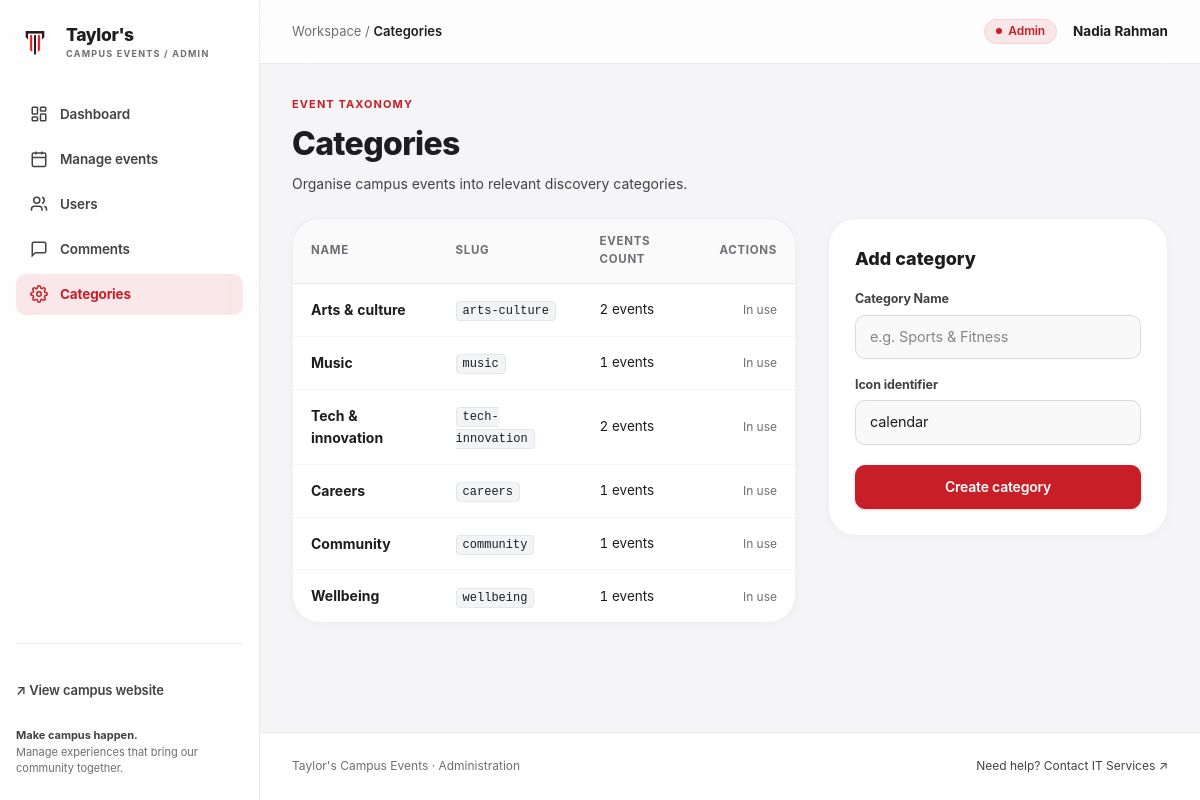
Screenshot of /admin/categories.php (signed in) with the database file from the repository.
### tables this page shows
CREATE TABLE IF NOT EXISTS `users` (
  `id` INT AUTO_INCREMENT PRIMARY KEY,
  `name` VARCHAR(100) NOT NULL,
  `preferred_name` VARCHAR(100) NULL,
  `email` VARCHAR(150) NOT NULL UNIQUE,
  `password_hash` VARCHAR(255) NOT NULL,
  `role` ENUM('user', 'admin') NOT NULL DEFAULT 'user',
  `status` ENUM('active', 'suspended') NOT NULL DEFAULT 'active',
  `avatar` VARCHAR(255) NULL,
  `phone` VARCHAR(30) NULL,
  `faculty` VARCHAR(150) NULL,
  `created_at` TIMESTAMP DEFAULT CURRENT_TIMESTAMP
);

CREATE TABLE IF NOT EXISTS `categories` (
  `id` INT AUTO_INCREMENT PRIMARY KEY,
  `name` VARCHAR(100) NOT NULL UNIQUE,
  `slug` VARCHAR(100) NOT NULL UNIQUE,
  `icon` VARCHAR(50) DEFAULT 'calendar'
);

### includes/auth.php (called while the page is built, shortened)
<?php
function is_logged_in(): bool {
    return !empty($_SESSION['user_id']);
}
function current_user(): ?array {
    $db = get_db_connection();
    $stmt = $db->prepare("SELECT id, name, preferred_name, email, role, status, avatar, phone, faculty, created_at FROM users WHERE id = :id LIMIT 1");
    $stmt->execute([':id' => $_SESSION['user_id']]);
    $user = $stmt->fetch();
    return $user;
}
function require_login(?string $redirect = null): array {
    $user = current_user();
    return $user;
}
function require_admin(): array {
    $user = require_login();
    return $user;
}

### admin/categories.php (the view, shortened to what this page needs)
<?php
$admin_breadcrumb = "Categories";
require_once __DIR__ . '/sidebar.php';
$db = get_db_connection();
$categories = $db->query("
    SELECT c.*, COUNT(e.id) as event_count
    FROM categories c
    LEFT JOIN events e ON c.id = e.category_id
    GROUP BY c.id
    ORDER BY c.id ASC
")->fetchAll();
?>
<div style="display:flex; align-items:flex-end; justify-content:space-between; margin-bottom: 24px;">
    <div>
        <div style="font-size: 11px; font-weight: 700; color: var(--color-primary); letter-spacing: 0.1em; text-transform: uppercase; margin-bottom: 6px;">
            EVENT TAXONOMY
        </div>
        <h1 style="font-size: 32px; font-weight: 800; letter-spacing: -0.02em; margin-bottom: 4px;">
            Categories
        </h1>
        <p style="font-size: 14px; color: var(--text-secondary);">
            Organise campus events into relevant discovery categories.
        </p>
    </div>
</div>
<div style="display:grid; grid-template-columns: 1fr 340px; gap: 32px; align-items:start;">
    <div class="info-card-box" style="padding:0; overflow:hidden;">
        <table class="data-table">
            <thead>
                <tr>
                    <th>NAME</th>
                    <th>SLUG</th>
                    <th>EVENTS COUNT</th>
                    <th style="text-align:right;">ACTIONS</th>
                </tr>
            </thead>
            <tbody>
                <?php foreach ($categories as $c): ?>
                    <tr>
                        <td>
                            <strong style="font-size:14px;"><?= e($c['name']) ?></strong>
                        </td>
                        <td>
                            <code style="font-size:12px; background:#f3f4f6; padding:2px 6px; border-radius:4px;"><?= e($c['slug']) ?></code>
                        </td>
                        <td>
                            <?= e($c['event_count']) ?> events
                        </td>
                        <td style="text-align:right;">
                            <?php if ($c['event_count'] == 0): ?>
                                <form method="POST" action="<?= APP_BASE_PATH ?>/admin/categories.php" onsubmit="return confirm('Delete category?');" style="display:inline;">
                                    <?= csrf_field() ?>
                                    <input type="hidden" name="action" value="delete">
                                    <input type="hidden" name="id" value="<?= $c['id'] ?>">
                                    <button type="submit" class="action-btn-danger">
                                        Delete
                                    </button>
                                </form>
                            <?php else: ?>
                                <span style="font-size:12px; color:var(--text-muted);">In use</span>
                            <?php endif; ?>
                        </td>
                    </tr>
                <?php endforeach; ?>
            </tbody>
        </table>
    </div>
    <div class="info-card-box">
        <h3 style="font-size: 18px; font-weight: 800; margin-bottom: 16px;">Add category</h3>
        <form method="POST" action="<?= APP_BASE_PATH ?>/admin/categories.php">
            <div class="form-group" style="margin-bottom: 16px;">
                <label class="form-label">Category Name</label>
                <input type="text" name="name" class="form-input" required placeholder="e.g. Sports & Fitness">
            </div>
            <div class="form-group" style="margin-bottom: 20px;">
                <label class="form-label">Icon identifier</label>
                <input type="text" name="icon" class="form-input" value="calendar" placeholder="e.g. calendar, heart, code">
            </div>
            <button type="submit" class="btn-primary" style="width:100%; justify-content:center;">
                Create category
            </button>
        </form>
    </div>
</div>
<?php require_once __DIR__ . '/footer.php'; ?>

### admin/sidebar.php (shortened to what this page needs)
<?php
require_once __DIR__ . '/../includes/auth.php';
require_once __DIR__ . '/../includes/helpers.php';
$admin_user = require_admin();
$current_admin_page = basename($_SERVER['PHP_SELF']);
?>
<!DOCTYPE html>
<html lang="en">
<head>
    <link rel="stylesheet" href="<?= APP_BASE_PATH ?>/assets/css/style.css">
    <link rel="stylesheet" href="<?= APP_BASE_PATH ?>/assets/css/admin.css">
</head>
<body style="background:var(--bg-page);">
<div class="admin-shell">
    <aside class="admin-sidebar" aria-label="Admin Sidebar">
        <a href="<?= APP_BASE_PATH ?>/admin/index.php" class="brand-group">
            <?= get_site_logo_html() ?>
            <div class="brand-text">
                <span class="brand-title">Taylor's</span>
                <span class="brand-subtitle">CAMPUS EVENTS / ADMIN</span>
            </div>
        </a>
        <nav class="admin-nav" aria-label="Admin Navigation">
            <a href="<?= APP_BASE_PATH ?>/admin/index.php" class="admin-nav-item <?= in_array($current_admin_page, ['index.php', 'dashboard.php']) ? 'active' : '' ?>">
                <svg width="18" height="18" fill="none" stroke="currentColor" stroke-width="2" viewBox="0 0 24 24"><rect width="7" height="9" x="3" y="3" rx="1"/><rect width="7" height="5" x="14" y="3" rx="1"/><rect width="7" height="9" x="14" y="12" rx="1"/><rect width="7" height="5" x="3" y="16" rx="1"/></svg>
                Dashboard
            </a>
            <a href="<?= APP_BASE_PATH ?>/admin/events.php" class="admin-nav-item <?= in_array($current_admin_page, ['events.php', 'event-edit.php', 'attendees.php']) ? 'active' : '' ?>">
                <svg width="18" height="18" fill="none" stroke="currentColor" stroke-width="2" viewBox="0 0 24 24"><rect width="18" height="18" x="3" y="4" rx="2" ry="2"/><line x1="16" x2="16" y1="2" y2="6"/><line x1="8" x2="8" y1="2" y2="6"/><line x1="3" x2="21" y1="10" y2="10"/></svg>
                Manage events
            </a>
            <a href="<?= APP_BASE_PATH ?>/admin/users.php" class="admin-nav-item <?= $current_admin_page === 'users.php' ? 'active' : '' ?>">
                <svg width="18" height="18" fill="none" stroke="currentColor" stroke-width="2" viewBox="0 0 24 24"><path d="M16 21v-2a4 4 0 0 0-4-4H6a4 4 0 0 0-4 4v2"/><circle cx="9" cy="7" r="4"/><path d="M22 21v-2a4 4 0 0 0-3-3.87"/><path d="M16 3.13a4 4 0 0 1 0 7.75"/></svg>
                Users
            </a>
            <a href="<?= APP_BASE_PATH ?>/admin/comments.php" class="admin-nav-item <?= $current_admin_page === 'comments.php' ? 'active' : '' ?>">
                <svg width="18" height="18" fill="none" stroke="currentColor" stroke-width="2" viewBox="0 0 24 24"><path d="M21 15a2 2 0 0 1-2 2H7l-4 4V5a2 2 0 0 1 2-2h14a2 2 0 0 1 2 2z"/></svg>
                Comments
            </a>
            <a href="<?= APP_BASE_PATH ?>/admin/categories.php" class="admin-nav-item <?= $current_admin_page === 'categories.php' ? 'active' : '' ?>">
                Categories
            </a>
        </nav>
        <div class="admin-sidebar-bottom">
            <a href="<?= APP_BASE_PATH ?>/events.php" class="btn-link" style="font-size:13px; color:var(--text-secondary); display:flex; align-items:center; gap:6px; padding:0; margin-bottom:16px;">
                <span>↗ View campus website</span>
            </a>
            <div style="font-size: 11px; color: var(--text-muted); line-height: 1.4;">
                <strong style="color:var(--text-secondary); display:block; margin-bottom:2px;">Make campus happen.</strong>
                Manage experiences that bring our community together.
            </div>
        </div>
    </aside>
    <div class="admin-main">
        <header class="admin-topbar">
            <div style="display:flex; align-items:center; gap:12px;">
                <div style="font-size: 13px; color: var(--text-muted);">
                    Workspace / <span style="color:var(--text-main); font-weight:600;"><?= e($admin_breadcrumb ?? 'Dashboard') ?></span>
                </div>
            </div>
            <div style="display:flex; align-items:center; gap:16px;">
                <span class="badge badge-admin">Admin</span>
                <div style="font-size:13.5px; font-weight:700; color:var(--text-main);">
                    <?= e($admin_user['name']) ?>
                </div>
            </div>
        </header>
        <div class="admin-content-inner">

### assets/css/admin.css (style rules this page uses)
.admin-shell { display: flex; min-height: 100vh; }
.admin-sidebar { width: 260px; background: rgba(255, 255, 255, 0.85); backdrop-filter: blur(28px) saturate(190%); -webkit-backdrop-filter: blur(28px) saturate(190%); border-right: 1px solid rgba(0, 0, 0, 0.08); padding: 24px 16px; display: flex; flex-direction: column; flex-shrink: 0; position: sticky; top: 0; height: 100vh; overflow-y: auto; z-index: 100; transition: transform 0.3s cubic-bezier(0.16, 1, 0.3, 1); }
.admin-nav { display: flex; flex-direction: column; gap: 4px; margin-top: 32px; }
.admin-nav-item { display: flex; align-items: center; gap: 12px; padding: 10px 14px; border-radius: var(--radius-sm); font-size: 13.5px; font-weight: 600; letter-spacing: -0.01em; color: var(--text-secondary); transition: all var(--transition-fast), transform var(--transition-press); min-height: 40px; }
.admin-nav-item.active { background-color: rgba(200, 30, 39, 0.1); color: var(--color-primary); font-weight: 700; }
.admin-sidebar-bottom { margin-top: auto; padding-top: 24px; border-top: 1px solid rgba(0, 0, 0, 0.06); }
.admin-main { flex-grow: 1; background-color: var(--bg-page); display: flex; flex-direction: column; min-width: 0; }
.admin-topbar { background: rgba(255, 255, 255, 0.82); backdrop-filter: blur(20px) saturate(180%); -webkit-backdrop-filter: blur(20px) saturate(180%); border-bottom: 1px solid rgba(0, 0, 0, 0.08); height: 64px; padding: 0 32px; display: flex; align-items: center; justify-content: space-between; position: sticky; top: 0; z-index: 90; }
.admin-content-inner { padding: 32px; max-width: 1240px; width: 100%; }
.data-table { width: 100%; border-collapse: separate; border-spacing: 0; text-align: left; font-size: 13.5px; font-variant-numeric: tabular-nums; }
.data-table th { background-color: rgba(0, 0, 0, 0.02); padding: 14px 18px; font-weight: 700; color: var(--text-muted); font-size: 11.5px; text-transform: uppercase; letter-spacing: 0.06em; border-bottom: 1px solid rgba(0, 0, 0, 0.06); }
.data-table td { padding: 15px 18px; border-bottom: 1px solid rgba(0, 0, 0, 0.04); color: var(--text-main); vertical-align: middle; transition: background var(--transition-fast); }
.data-table tr:last-child td { border-bottom: none; }
.data-table code { font-family: ui-monospace, SFMono-Regular, Menlo, Monaco, Consolas, monospace; font-size: 12px; background: rgba(0, 0, 0, 0.04); color: var(--text-main); padding: 3px 8px; border-radius: 6px; border: 1px solid rgba(0, 0, 0, 0.06); }

### rows the page displays
users: name "Nadia Rahman"
categories: name "Arts & culture", slug "arts-culture", event_count "2"
categories: name "Music", slug "music", event_count "1"
categories: name "Tech & innovation", slug "tech-innovation", event_count "2"
categories: name "Careers", slug "careers", event_count "1"
categories: name "Community", slug "community", event_count "1"
categories: name "Wellbeing", slug "wellbeing", event_count "1"

### other values shown
$admin_breadcrumb "Categories"
